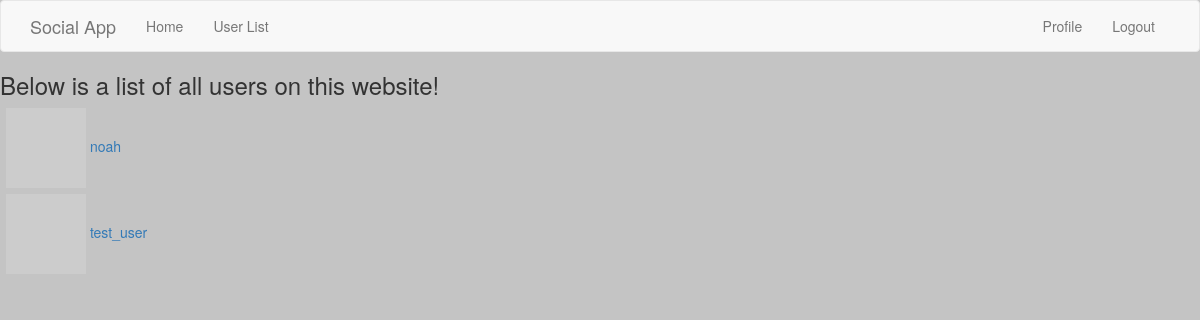
Page /user-list (signed in) on the earlier database version.
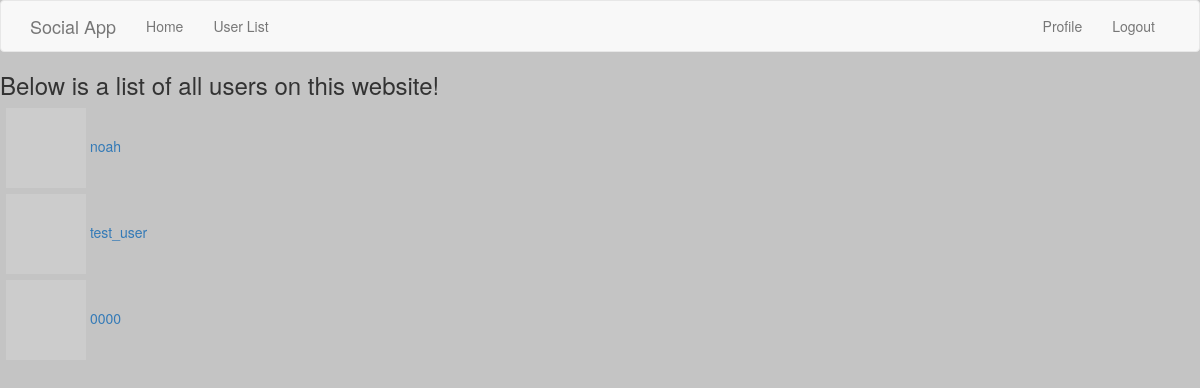
Same page on the later database version.
### app/models.py (models this page shows, shortened)
class User(UserMixin, db.Model):
    id = db.Column(db.Integer, primary_key=True)
    username = db.Column(db.String(64), index=True, unique=True)
    about_me = db.Column(db.String(140))
    password_hash = db.Column(db.String(128))
    posts = db.relationship('Post', backref='author', lazy='dynamic')
    friends_list = db.relationship(
        'User', secondary=friends,
        primaryjoin=(friends.c.friend_id == id),
        secondaryjoin=(friends.c.friended_id == id),
        backref=db.backref('friends', lazy='dynamic'), lazy='dynamic')
    def avatar(self, size):
        digest = md5(self.username.lower().encode('utf-8')).hexdigest()
        return 'https://www.gravatar.com/avatar/{}?d=identicon&s={}'.format(
            digest, size)
    @login.user_loader
    def load_user(id):
        return User.query.get(int(id))

### app/routes.py (the view)
@app.route('/user-list')
@login_required
def user_list():
    users = User.query.all()
    return render_template('user_list.html', title='User List', users=users)

### app/routes.py (called while the page is built)
@app.before_request
def before_request():
    if current_user.is_authenticated:
        current_user.last_seen = datetime.utcnow()
        db.session.commit()

### app/templates/user_list.html
{% extends "base.html" %}
{% block content %}
    <h3>Below is a list of all users on this website!</h3>
    {% for user in users %}
      <div style="margin: 6px;">
        <a href="{{ url_for('user', username=user.username) }}">
            <img src="{{ user.avatar(128) }}">
        </a>
        <a href="{{ url_for('user', username=user.username) }}">{{ user.username }}</a>
        <br>
      </div>
    {% endfor %}
{% endblock %}

### app/templates/base.html (shortened to what this page needs)
{% extends 'bootstrap/base.html' %}
{% block styles %}
    {{super()}}
    <link rel="stylesheet"
          href="{{url_for('.static', filename='global.css')}}">
{% endblock %}
{% block navbar %}
    <nav class="navbar navbar-default">
        <div class="container">
            <div class="navbar-header">
                <a class="navbar-brand" href="{{ url_for('index') }}">Social App</a>
            </div>
            <div class="collapse navbar-collapse" id="bs-example-navbar-collapse-1">
                <ul class="nav navbar-nav">
                    <li><a href="{{ url_for('index') }}">Home</a></li>
                    <li><a href="{{ url_for('user_list') }}">User List</a></li>
                </ul>
                <ul class="nav navbar-nav navbar-right">
                    {% if current_user.is_anonymous %}
                    <li><a href="{{ url_for('login') }}">Login</a></li>
                    {% else %}
                    <li><a href="{{ url_for('user', username=current_user.username) }}">Profile</a></li>
                    <li><a href="{{ url_for('logout') }}">Logout</a></li>
                    {% endif %}
                </ul>
            </div>
        </div>
    </nav>
{% endblock %}

### app/static/global.css (style rules this page uses)
body { background: #c4c4c4; }

Differences in the rows shown:
added User: username "0000"
